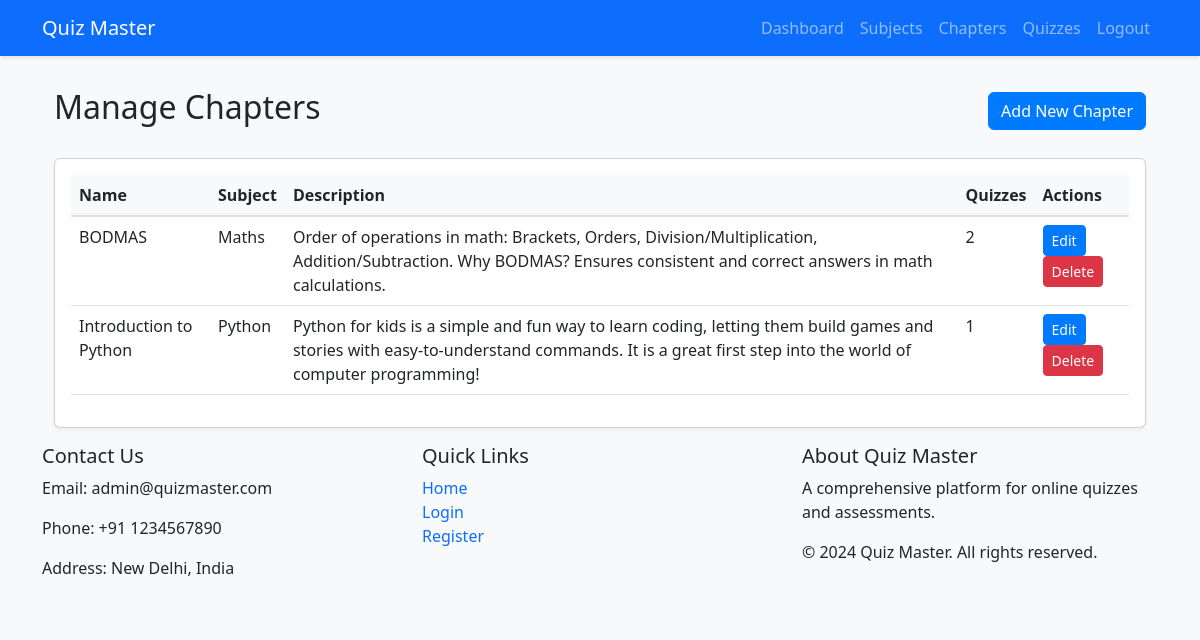
/admin/chapters (signed in), run on the app's committed database.
### app.py (models this page shows)
class Chapter(db.Model):
    id = db.Column(db.Integer, primary_key=True)
    name = db.Column(db.String(100), nullable=False)
    description = db.Column(db.Text)
    subject_id = db.Column(db.Integer, db.ForeignKey('subject.id'), nullable=False)

class Subject(db.Model):
    id = db.Column(db.Integer, primary_key=True)
    name = db.Column(db.String(100), nullable=False)
    description = db.Column(db.Text)
    resource = db.Column(db.Text)
    chapters = db.relationship('Chapter', backref='subject', lazy=True)

### app.py (the view)
@app.route('/admin/chapters')
@login_required
@admin_required
def manage_chapters():
    chapters = Chapter.query.all()
    subjects = Subject.query.all()
    return render_template('admin/manage_chapters.html', chapters=chapters, subjects=subjects)

### app.py (called while the page is built)
def admin_required(f):
    @wraps(f)
    def decorated_function(*args, **kwargs):
        if not current_user.is_authenticated or not current_user.is_admin:
            flash('You do not have permission to access this page.', 'error')
            return redirect(url_for('login'))
        return f(*args, **kwargs)
    return decorated_function

@login_manager.user_loader
def load_user(user_id):
    return User.query.get(int(user_id))

### templates/admin/manage_chapters.html (shortened to what this page needs)
{% extends "base.html" %}
{% block content %}
<div class="container">
    <div class="d-flex justify-content-between align-items-center mb-4">
        <h2>Manage Chapters</h2>
        <button type="button" class="btn btn-primary" data-bs-toggle="modal" data-bs-target="#addChapterModal">
            Add New Chapter
        </button>
    </div>
    <div class="card">
        <div class="card-body">
            <div class="table-responsive">
                <table class="table">
                    <thead>
                        <tr>
                            <th>Name</th>
                            <th>Subject</th>
                            <th>Description</th>
                            <th>Quizzes</th>
                            <th>Actions</th>
                        </tr>
                    </thead>
                    <tbody>
                        {% for chapter in chapters %}
                        <tr>
                            <td>{{ chapter.name }}</td>
                            <td>{{ chapter.subject.name }}</td>
                            <td>{{ chapter.description }}</td>
                            <td>{{ chapter.quizzes|length }}</td>
                            <td>
                                <button class="btn btn-sm btn-primary" onclick="editChapter({{ chapter.id }})">Edit</button>
                                <button class="btn btn-sm btn-danger" onclick="deleteChapter({{ chapter.id }})">Delete</button>
                            </td>
                        </tr>
                        {% endfor %}
                    </tbody>
                </table>
            </div>
        </div>
    </div>
</div>
{% endblock %}

### static/css/style.css (style rules this page uses)
body { background-color: #f8f9fa; }
.card { box-shadow: 0 2px 4px rgba(0,0,0,.05); transition: transform 0.2s; }
.btn-primary { background-color: #007bff; border-color: #007bff; }
.table th { background-color: #f8f9fa; border-bottom: 2px solid #dee2e6; }

### data on the page
Chapter: name "BODMAS", subject.name "Maths", description "Order of operations in math: Brackets, Orders, Division/Multiplication, Addition/Subtraction. Why BODMAS? Ensures consistent and correct answers in math calculations.", quizzes|length "2"
Chapter: name "Introduction to Python", subject.name "Python", description "Python for kids is a simple and fun way to learn coding, letting them build games and stories with easy-to-understand commands. It is a great first step into the world of computer programming!", quizzes|length "1"
